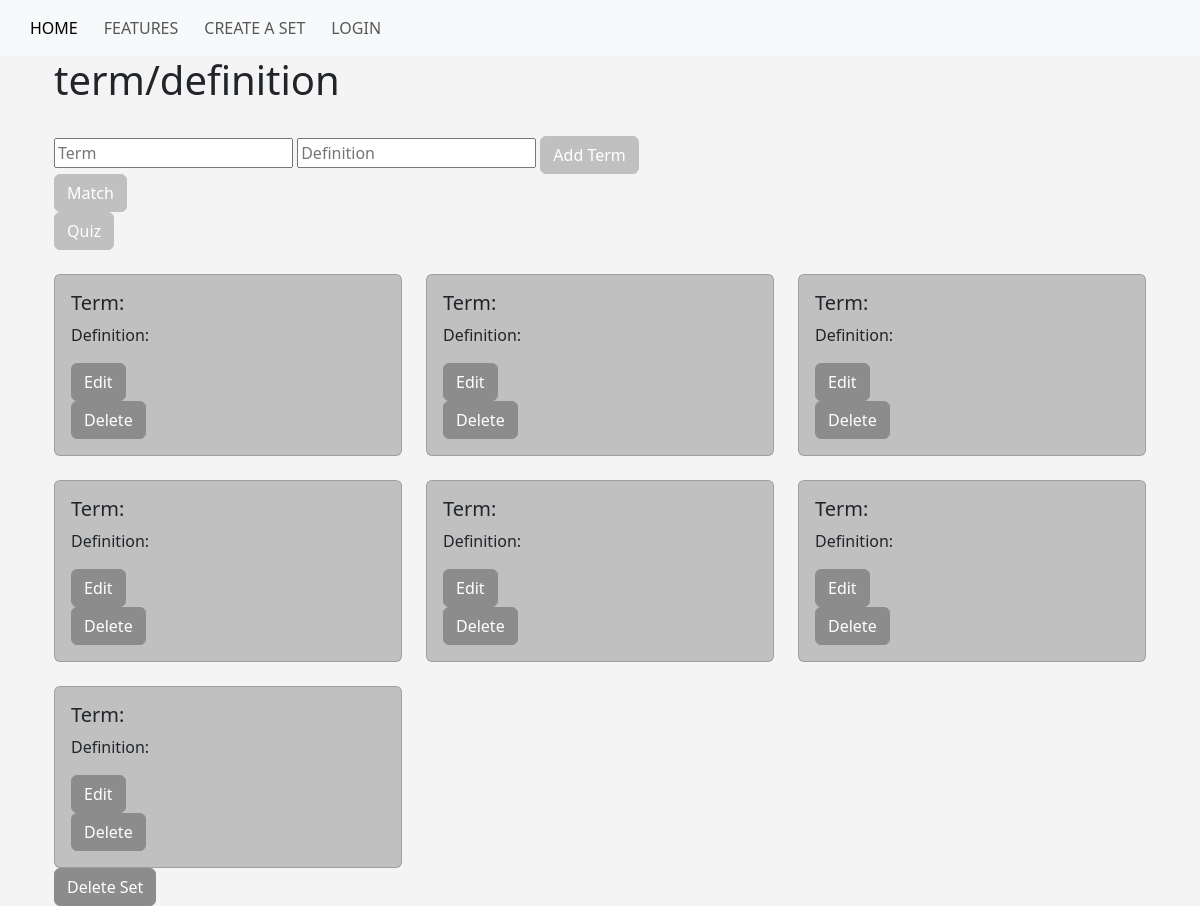
The page /sets/9 on the database as committed earlier.
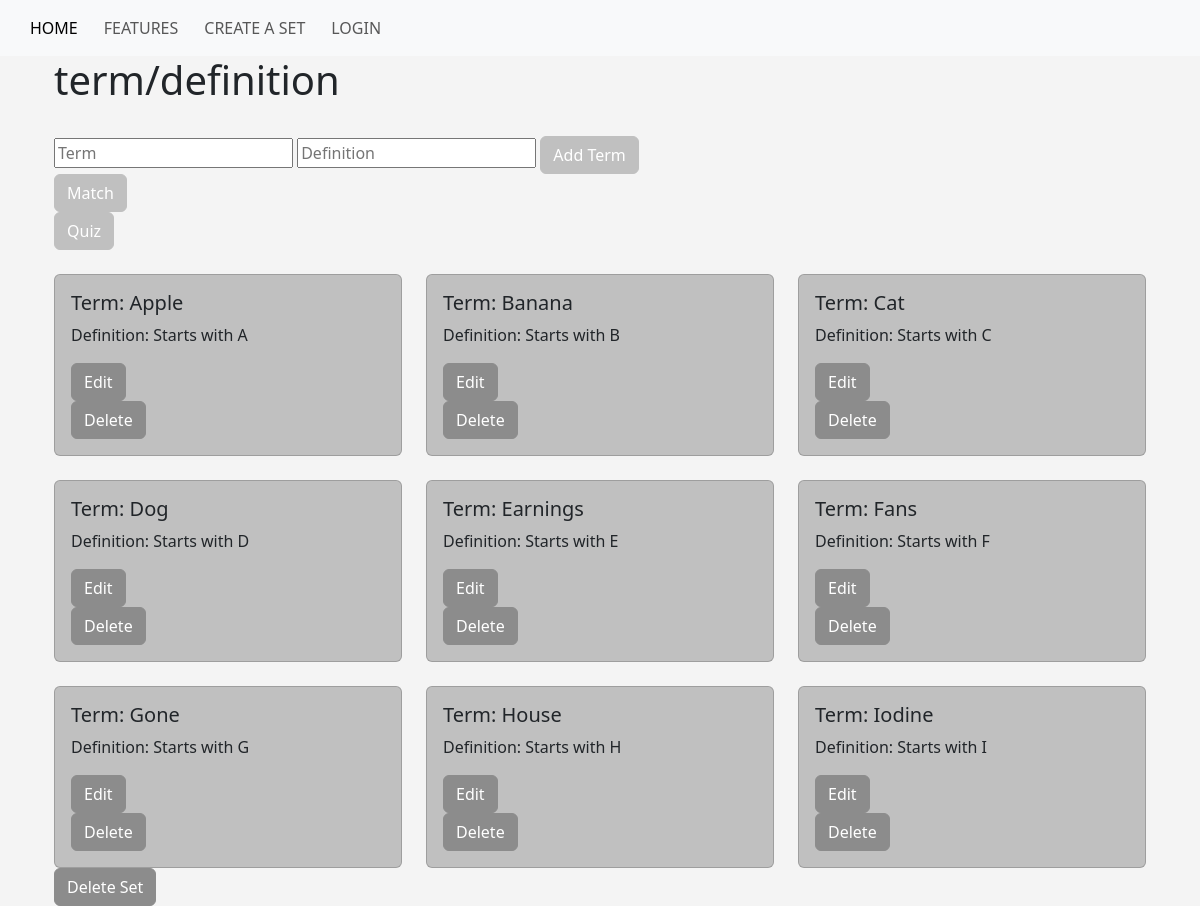
The same page on the database as committed later.
### app.py (models this page shows)
class Term(db.Model):
    id = db.Column(db.Integer, primary_key=True)
    term = db.Column(db.String(255), nullable=False)
    definition = db.Column(db.String(255), nullable=False)
    set_id = db.Column(db.Integer, db.ForeignKey('set.id'), nullable=False)

### app.py (the view)
@app.route('/sets/<int:set_id>', methods=['GET', 'POST'])
def specific_sets(set_id):
    if request.method == "POST":
        termForm = request.form['term']
        definitionForm = request.form['definition']
        set_data = Set.query.get_or_404(set_id)
        pair = Term(term=termForm, definition=definitionForm, set_id=set_id)
        try:
            db.session.add(pair)
            db.session.commit()
            return redirect(url_for('specific_sets', set_id=set_id))
        except Exception as e:
            print(f"Error: {e}")
            return "Oops! Something went wrong."
    else:
        set_data = Set.query.get_or_404(set_id)
        terms = Term.query.filter_by(set_id=set_id).all()
        return render_template('sets.html', set_data=set_data, terms=terms, set_id=set_id)

### templates/sets.html (shortened to what this page needs)
{% extends "base.html" %}
{% block content %}
<body style="background-color: #F4F4F4;">
    <div class="container">
        <h1>term/definition</h1>
        <br />
        <form action="{{ url_for('specific_sets', set_id=set_id)}}" METHOD="POST">
            <input type="text" placeholder="Term" name="term">
            <input type="text" placeholder="Definition" name="definition">
            <input type="submit" value="Add Term" class="btn btn-primary" style="background-color: #C0C0C0; border-color: #C0C0C0;">
        </form>
        <form action="{{ url_for('match', set_id=set_id)}}" METHOD="POST">
            <input type="submit" value="Match" class="btn btn-primary" style="background-color: #C0C0C0; border-color: #C0C0C0;">
        </form>
        <form action="/quizSetUp/{{ set_id }}" METHOD="POST">
            <input type="submit" value="Quiz" class="btn btn-primary" style="background-color: #C0C0C0; border-color: #C0C0C0;">
        </form>
        <br />
        <div class="row row-cols-1 row-cols-md-2 row-cols-lg-3 g-4">
            {% for term in set_data.terms %}
            <div class="col">
                <div class="card" style="background-color: #C0C0C0;">
                    <div class="card-body">
                        <h5 class="card-title">Term: {{ term.term }}</h5>
                        <p class="card-text">Definition: {{ term.definition }}</p>
                        <form action="{{ url_for('edit_pair', set_id=set_id, term_id=term.id)}}" METHOD="POST">
                            <input type="submit" value="Edit" class="btn btn-success" style="background-color: #8C8C8C; border-color: #8C8C8C;">
                        </form>
                        <form action="{{ url_for('delete_pair', set_id=set_id, term_id=term.id)}}" METHOD="POST">
                            <input type="submit" value="Delete" class="btn btn-danger" style="background-color: #8C8C8C; border-color: #8C8C8C;">
                        </form>
                    </div>
                </div>
            </div>
            {% endfor %}
        </div>
        <div>
            <form method="post" action="/delete_set/{{ set_id }}">
                <button type="submit" class="btn btn-danger" style="background-color: #8C8C8C; border-color: #8C8C8C;">Delete Set</button>
            </form>
        </div>
    </div>
</body>
{% endblock %}

### templates/base.html (shortened to what this page needs)
<!DOCTYPE html>
<html lang="en">
<head>
    <link href="https://cdn.jsdelivr.net/npm/bootstrap@5.3.3/dist/css/bootstrap.min.css" rel="stylesheet">
</head>
<body>
    <nav class="navbar navbar-expand-lg navbar-light bg-light">
        <div class="container-fluid">
            <div class="collapse navbar-collapse" id="navbarNav">
                <ul class="navbar-nav">
                    <li class="nav-item">
                        <a class="nav-link active" aria-current="page" href="{{ url_for('home')}}">Home</a>
                    </li>
                    <li class="nav-item">
                        <a class="nav-link" href="{{ url_for('features')}}">Features</a>
                    </li>
                    <li class="nav-item">
                        <a class="nav-link" href="{{ url_for('create_set')}}">Create A Set</a>
                    </li>
                    <li class="nav-item">
                        <a class="nav-link" href="{{ url_for('login')}}">Login</a>
                    </li>
                </ul>
            </div>
        </div>
    </nav>
    <div class="container">
        {% block content %}
        {% endblock %}
    </div>
</body>
</html>

### templates/base.html (style rules this page uses)
nav { background-color: #222222; padding: 10px; width: 100%; display: flex; justify-content: center; align-items: center; }
nav ul { margin: 0; padding: 0; list-style: none; display: flex; }
nav li { margin-left: 10px; }
nav a { text-decoration: none; text-transform: uppercase; color: #333333; background-color: #800080; padding: 10px 20px; border-radius: 40px; transition: color 0.3s, background 0.3s; }

Rows that differ between the two databases and show on the page:
changed Term: term (not shown) → "Apple"; definition (not shown) → "Starts with A"
changed Term: term (not shown) → "Banana"; definition (not shown) → "Starts with B"
changed Term: term (not shown) → "Cat"; definition (not shown) → "Starts with C"
changed Term: term (not shown) → "Dog"; definition (not shown) → "Starts with D"
changed Term: term (not shown) → "Earnings"; definition (not shown) → "Starts with E"
changed Term: term (not shown) → "Fans"; definition (not shown) → "Starts with F"
changed Term: term (not shown) → "Gone"; definition (not shown) → "Starts with G"
added Term: term "House", definition "Starts with H"
added Term: term "Iodine", definition "Starts with I"
